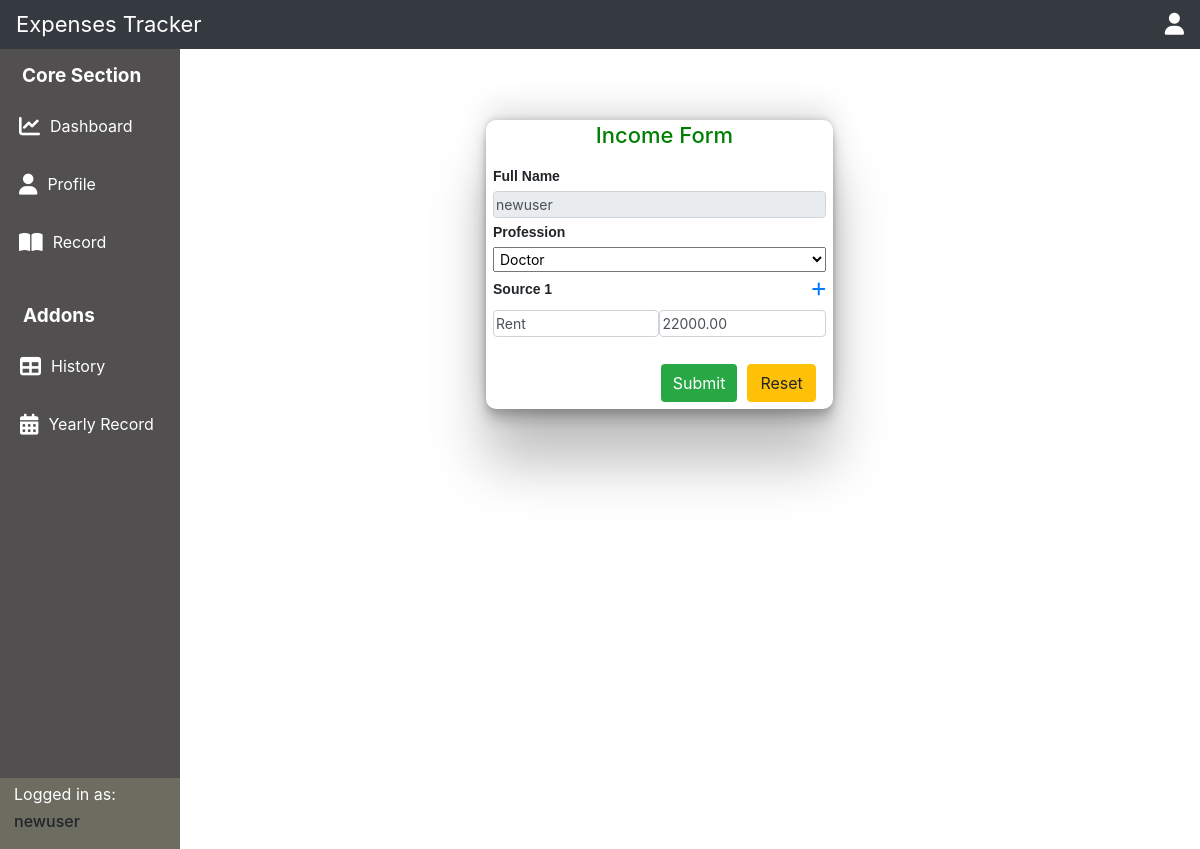
The page /editincome/21 (signed in) on the database its author committed.
### exptrack/models.py (models this page shows, shortened)
class Income(models.Model):
    PROFESSION_CHOICES= [
        ('doctor', 'Doctor'),
        ('engineer', 'Engineer'),
        ('teacher', 'Teacher'),
    ]
    CATEGORY_CHOICES = [
        ('income', 'Income'),
        ('expense', 'Expense')
    ]
    user = models.ForeignKey(User, on_delete=models.CASCADE)
    profession = models.CharField(max_length=100, choices=PROFESSION_CHOICES)
    source_1_name = models.CharField(max_length=100, blank=True)
    source_1_amount = models.DecimalField(max_digits=10, decimal_places=2, null=True, blank=True)
    source_2_name = models.CharField(max_length=100, blank=True)
    source_2_amount = models.DecimalField(max_digits=10, decimal_places=2, null=True, blank=True)
    source_3_name = models.CharField(max_length=100, blank=True)
    source_3_amount = models.DecimalField(max_digits=10, decimal_places=2, null=True, blank=True)
    date = models.DateField(auto_now_add=True)
    category = models.CharField(max_length=10, choices=CATEGORY_CHOICES, default='income')
    verbose_name = "Income"
    verbose_name_plural = "Income"

### exptrack/views.py (the view)
# urls.py: path('editincome/<int:id>', views.editIncome, name='editincome'),
def editIncome(request,id):
    current_user = request.user
    income = Income.objects.get(id=id, user=current_user)
    if request.method == 'POST':
        form = IncomeForm(request.POST, instance=income,user=current_user)
        if form.is_valid():
            form.instance.user = current_user
            form.save()
            print("Income updated by user:", current_user.username)
            return redirect('showrecord')
        else:
            print(form.errors)
    else:
        form = IncomeForm(instance=income)
        form.initial['user'] = current_user
        form.fields['user'].widget = forms.HiddenInput()
    return render(request,'incomeform.html',{'form':form,'income_id': id})

### exptrack/forms.py
class IncomeForm(forms.ModelForm):
    def __init__(self, *args, **kwargs):
        user = kwargs.pop('user', None)
        super().__init__(*args, **kwargs)
        self.fields['user'].required = False
    class Meta:
        model = Income
        fields = ['user','profession', 'source_1_name', 'source_1_amount', 'source_2_name', 'source_2_amount', 'source_3_name', 'source_3_amount']
        widgets = {
            'profession': forms.Select(attrs={'class': 'form-select'}),
            'source_1_name': forms.TextInput(attrs={'class': 'form-control'}),
            'source_1_amount': forms.NumberInput(attrs={'class': 'form-control', 'placeholder': 'Amount'}),
            'source_2_name': forms.TextInput(attrs={'class': 'form-control'}),
            'source_2_amount': forms.NumberInput(attrs={'class': 'form-control', 'placeholder': 'Amount'}),
            'source_3_name': forms.TextInput(attrs={'class': 'form-control'}),
            'source_3_amount': forms.NumberInput(attrs={'class': 'form-control', 'placeholder': 'Amount'}),
        }

### exptrack/templates/incomeform.html (shortened to what this page needs)
{% extends 'root.html' %} {% block profile %}
<div class="incomeform">
  <h6>Income Form</h6>
  <form method="post">
    <label for="id_name">Full Name</label>
    <input
      type="text"
      class="form-control"
      value="{{ request.user.username }}"
      readonly
    />
    <label for="id_profession">Profession</label>
    {{ form.profession }}
    <div id="incsource1" class="sources">
      <div class="source1">
        <label for="id_source_1_name">Source 1</label>
        <div class="tasklist" onclick="opensource2(event)">
          <a href="#"><i class="fa fa-plus"></i></a>
        </div>
      </div>
      <div class="source1">
        <div>{{ form.source_1_name }}</div>
        <div class="sourceamount">{{ form.source_1_amount }}</div>
      </div>
    </div>
    <div class="mybtns mt-4">
      <button type="submit" class="btn btn-success" style="border: none">
        Submit
      </button>
      <button class="btn btn-warning" type="reset">Reset</button>
    </div>
  </form>
</div>
{% endblock %}

### exptrack/templates/root.html (shortened to what this page needs)
{% load static %}
<!DOCTYPE html>
<html lang="en">
  <head>
    <link
      rel="stylesheet"
      href="https://cdn.jsdelivr.net/npm/bootstrap@4.0.0/dist/css/bootstrap.min.css"
    />
    <link rel="stylesheet" href="{% static 'css/style.css'%}" />
  </head>
  <body>
    <header class="navbar navbar-dark bg-dark">
      <div class="logo">Expenses Tracker</div>
      <div>
        <div class="topnav " onclick="togglePopup(event)">
              <a href="#" ><i class="fa fa-user"></i></a>
        </div>
      </div>
    </header>
    <main class="mainsection">
      <aside>
        <nav>
          <div class="navone">
            <h6>Core Section</h6>
          <ul>
            <a  href="{% url 'home' %}" class="nav-link">
              <i class="fa fa-chart-line"></i>
              <p>Dashboard</p>
          </a>
              <a href="{% url 'profile' %}" class="nav-link">
                <i class="fa fa-user"></i>
                <p>Profile</p>
              </a>
              <a href="{% url 'showrecord' %}" class="nav-link">
                <i class="fa fa-book-open"></i>
                <p>Record</p>
              </a>
          </ul>
        </div>
        <div class="navtwo">
          <h6>Addons</h6>
        <ul>
          <a href="{% url 'allhistory' %}" class="nav-link">
            <i class="fa fa-table"></i>
            <p>History</p>
          </a>
            <a href="{% url 'yearrecord' %}" class="nav-link">
              <i class="fa fa-calendar"></i>
              <p>Yearly Record</p>
            </a>
        </ul>
      </div>
        </nav>
        <div class="account">
          <ul>
                <p>Logged in as:</p>
                <h6>{{user.username}}</h6>
          </ul>
        </div>
      </aside>
      <div>
        {% block profile %}
        {% endblock %}
      </div>
    </main>
  </body>
</html>

### static/css/style.css (style rules this page uses)
* { margin: 0; padding: 0; box-sizing: border-box; }
header { display: flex; justify-content: space-between; align-items: center; font-size: 22px; padding: 7px; color: white; }
header a i { font-size: 22px; color: white; }
.mainsection { height: 100vh; display: grid; grid-template-columns: 15% 85%; }
.mainsection .navone, .navtwo { padding: 2px 4px; }
.mainsection aside { background: rgb(81, 79, 79); }
.nav-link { display: flex; }
.nav-link i { vertical-align: middle; margin-right: 5px; display: inline-block; line-height: 2; font-size: 21px; }
.mainsection aside { display: flex; justify-content: space-between; flex-direction: column; }
.mainsection aside .account { background-color: rgb(108, 108, 97); }
.mainsection aside .account p, h6 { margin: 2px; padding: 2px; vertical-align: middle; margin-left: 12px; }
.mainsection aside nav h6, p { color: white; padding: 7px; }
.mainsection aside nav h6 { font-weight: bolder; font-size: 19px; }
.mainsection aside nav .navone { padding: 7px 3px; }
.mainsection aside nav .navone a, .navtwo a { text-decoration: none; }
.nav-link i { color: white; }
.nav-link p { margin: auto 2px; }
.logincontainer .loginform input, p { margin: 12px; padding: 7px; }
.registercontainer .registerform input, p { margin: 2px; padding: 3px; }
.incomeform { margin-left: 30%; border-radius: 10px; margin-top: 7%; width: 34%; box-shadow: rgba(0, 0, 0, 0.25) 0px 54px 55px, rgba(0, 0, 0, 0.12) 0px -12px 30px, rgba(0, 0, 0, 0.12) 0px 4px 6px, rgba(0, 0, 0, 0.17) 0px 12px 13px, rgba(0, 0, 0, 0.09) 0px -3px 5px; }
.incomeform h6 { font-size: 22px; text-align: center; color: green; }
.incomeform form { margin: 4px auto; border-radius: 10px; padding: 7px; }
.incomeform form label { font-size: 14px; font-weight: bold; margin: 4px 0; font-family: "Anek Malayalam", sans-serif; }
.incomeform form input, select, textarea { display: block; width: 100%; padding: 2px; box-sizing: border-box; font-size: 14px; }
.incomeform form .source1 { display: flex; justify-content: space-between; padding: 3px 0; align-items: center; }
.incomeform form .source1 label { margin-right: 10px; }
.incomeform form .sourceamount { display: flex; gap: 4px; }
button { padding: 4px 4px; margin-right: 10px; cursor: pointer; transition: all 0.5s ease; }
.mybtns { display: flex; justify-content: flex-end; }

### rows shown on the page
Income: profession "Doctor", source_1_name "Rent", source_1_amount "22000.00"

### other values the page prints
{{ user.username }} "newuser"
